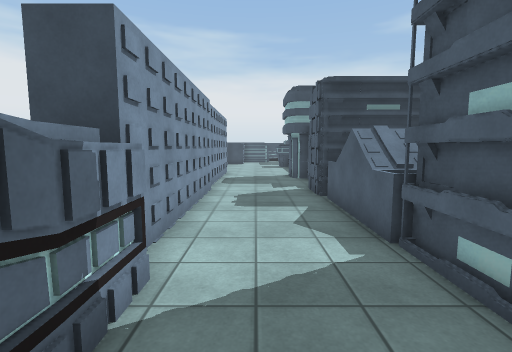
[1] (above)

24 first-person views from a walk through a scene from a Unity 3-D project. The camera is 1.5 m above the floor, tilts 6° down and sees 85° across. The floor is counted in squares, 1 m on a side. Each view is taken from the middle of a square. On the plan, view 1 faces up. The plan holds only what a view shows up to about 14 squares ahead; the rest is blank. The place goes on beyond the plan. Surface patterns are stand-ins for the level's own textures.

[2]
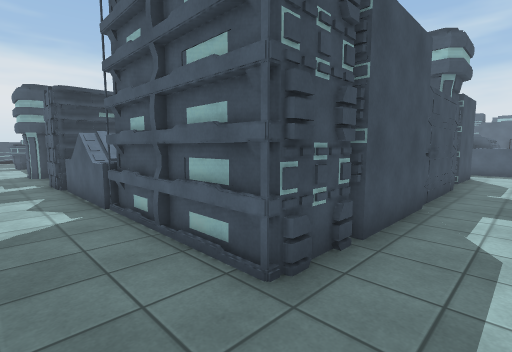

[3]
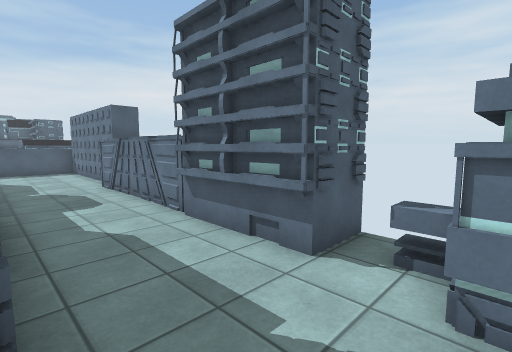

[4]
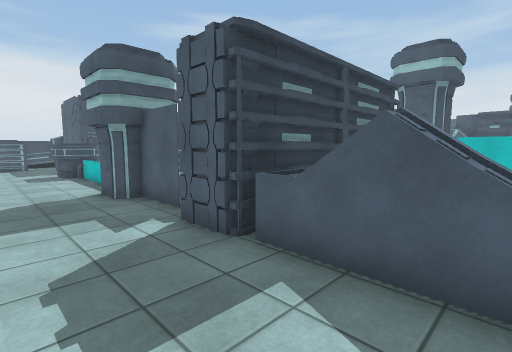

[5]
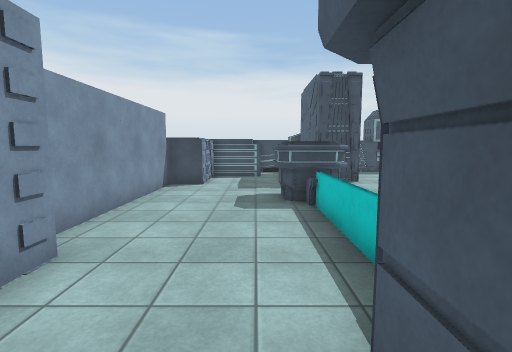

[6]
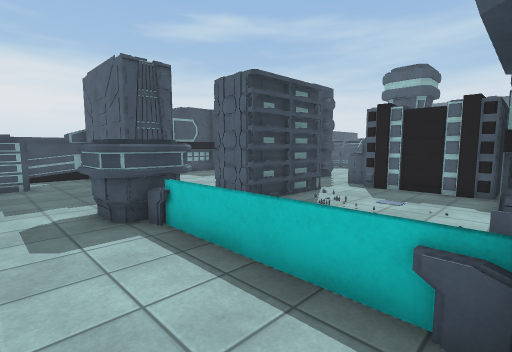

[7]
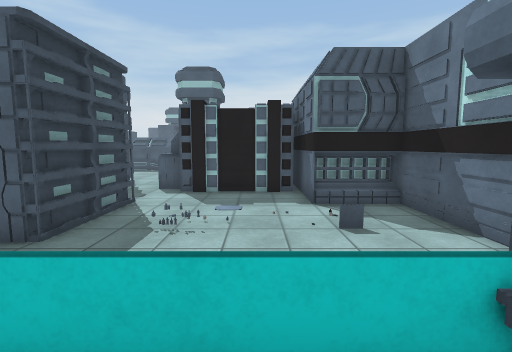

[8]
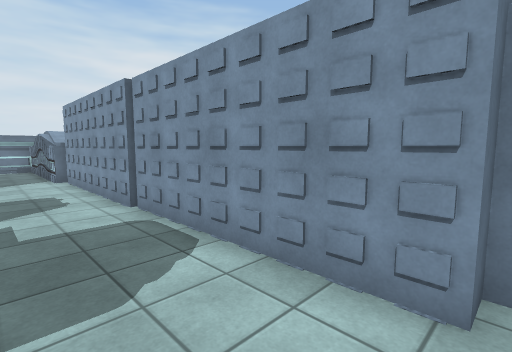

[9]
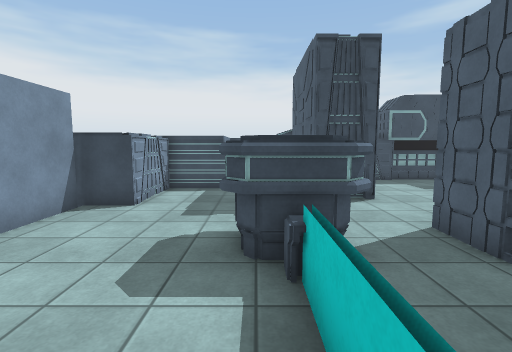

[10]
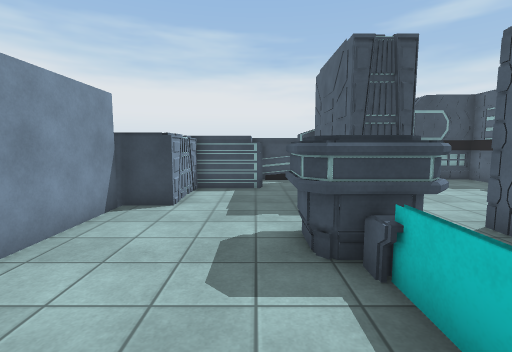

[11]
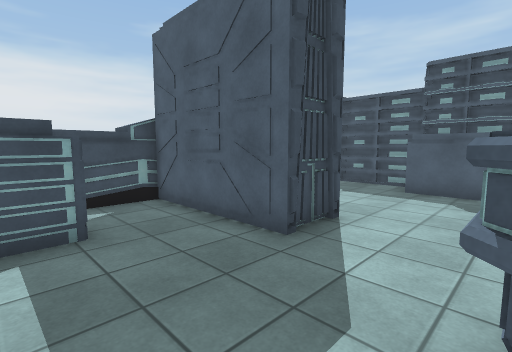

[12]
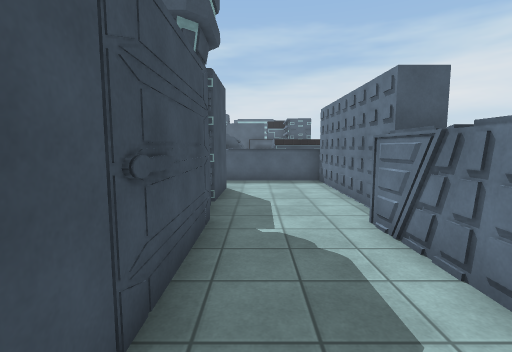

[13]
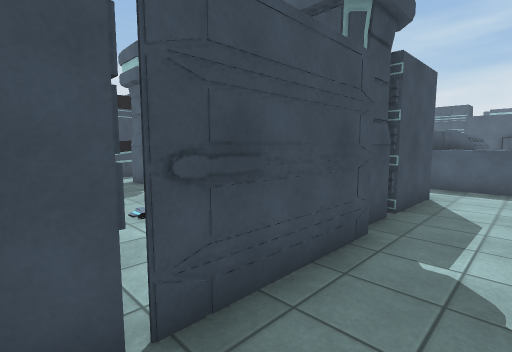

[14]
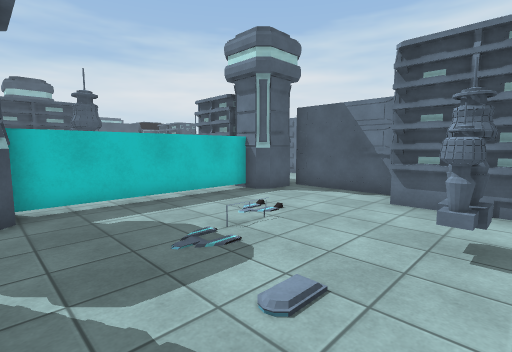

[15]
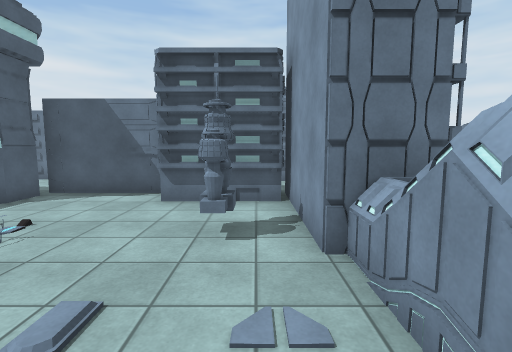

[16]
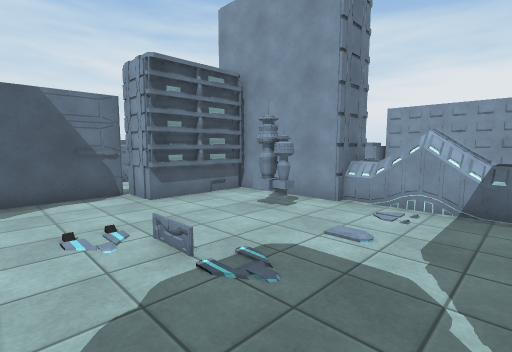

[17]
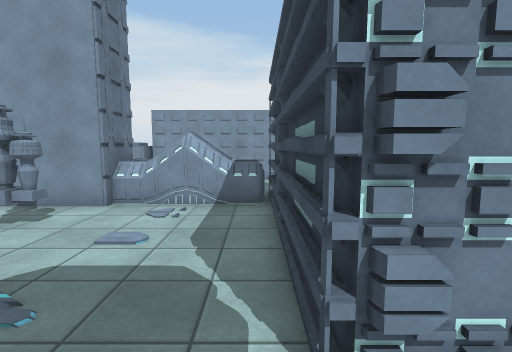

[18]
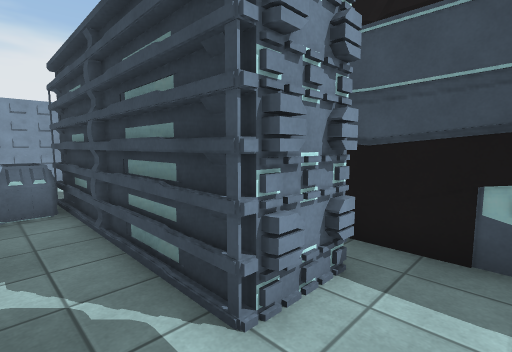

[19]
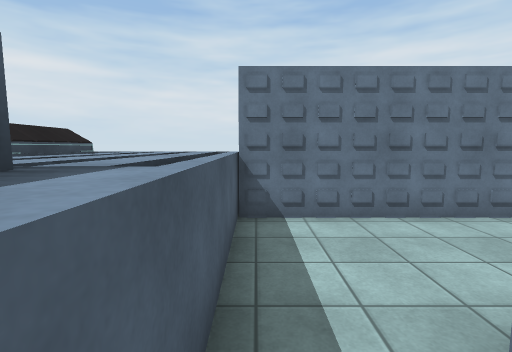

[20]
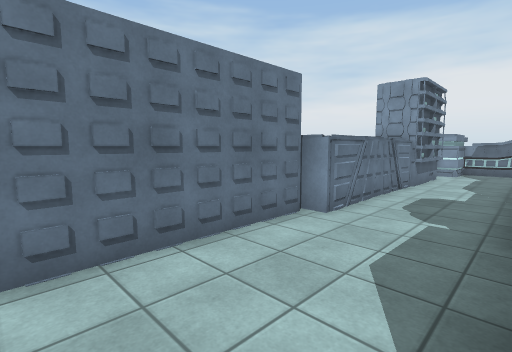

[21]
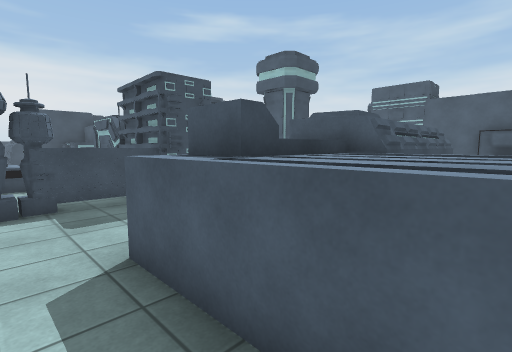

[22]
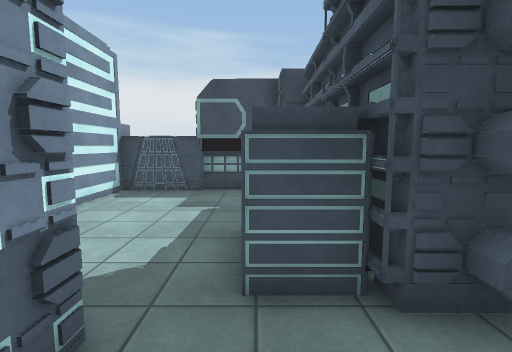

[23]
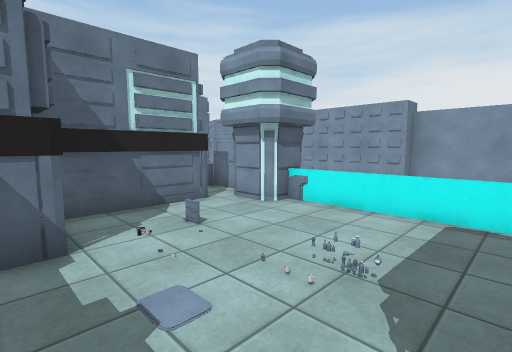

[24]
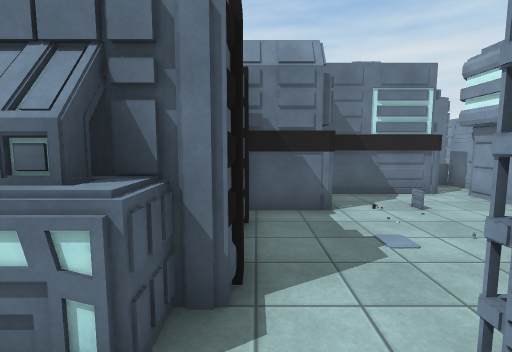

### Floor plan
Key: @ floor where view 1 was taken; # wall or solid block; x gap in a wall; . floor; = window, fence, low wall or low ledge; ^ raised ledge; O other object.
Columns run from 3 left of view 1 to 23 right of it. Each row starts with its distance up from view 1.
 30     ^####OOO###
 29     ^..##.....#
 28     ^..##.....##
 27   #^^..##.....##
 26   O....##.....##
 25   O....##....###
 24 OOO..........##
 23 #............####.
 22 #....# .#   #..#..
 21 #....##.#####....
 20 #....#=...##..##
 19 #.....=......###
 18 #.....=......#
 17 OO....=......#
 16  O....=......###
 15  O...##....#####
 14  O...##....##
 13  O...########
 12  O....#     #
 11  O....=     #####       #
 10  O...##     #...     ^  #
  9  O...########..##    ^  #
  8  O...^^#.......O#       OO
  7  O...^^=........#       #
  6  O...###........#    ...#
  5  O...^^=........#   OO==#
  4  O...O##....O...#   ....##
  3  ##..O #.#......#   ...
  2  ##..O #........#   ...
  1   #..O #.......O#   ..^  ^
  0   #@.O #####...##   ..^^^^
 -1   #..O##########O###..^^^^#
 -2   #...................^^^^
 -3   #...................^^^^
 -4   ##.##########.......^^^^^
 -5     x#        #OOOOOOO^^^^^
 -6                O      ^ ^^

Where each view was taken, in squares from view 1:
view 1: 0 up, 0 right, facing up
view 2: 3 down, 0 right, facing up-right
view 3: 1 down, 0 right, facing down-right
view 4: 5 up, 1 left, facing up-right
view 5: 13 up, 1 right, facing up
view 6: 15 up, 0 right, facing up-right
view 7: 17 up, 1 right, facing right
view 8: 17 up, 1 right, facing down-left
view 9: 17 up, 2 right, facing up
view 10: 17 up, 1 right, facing up
view 11: 22 up, 0 right, facing up-right
view 12: 2 down, 6 right, facing right
view 13: 3 down, 7 right, facing up-right
view 14: 8 up, 5 right, facing down-right
view 15: 8 up, 5 right, facing down
view 16: 8 up, 11 right, facing down-left
view 17: 8 up, 11 right, facing left
view 18: 7 up, 11 right, facing up-left
view 19: 1 up, 18 right, facing down
view 20: 1 down, 17 right, facing down-left
view 21: 3 down, 17 right, facing up-right
view 22: 20 up, 10 right, facing up
view 23: 20 up, 9 right, facing down-left
view 24: 22 up, 10 right, facing down
